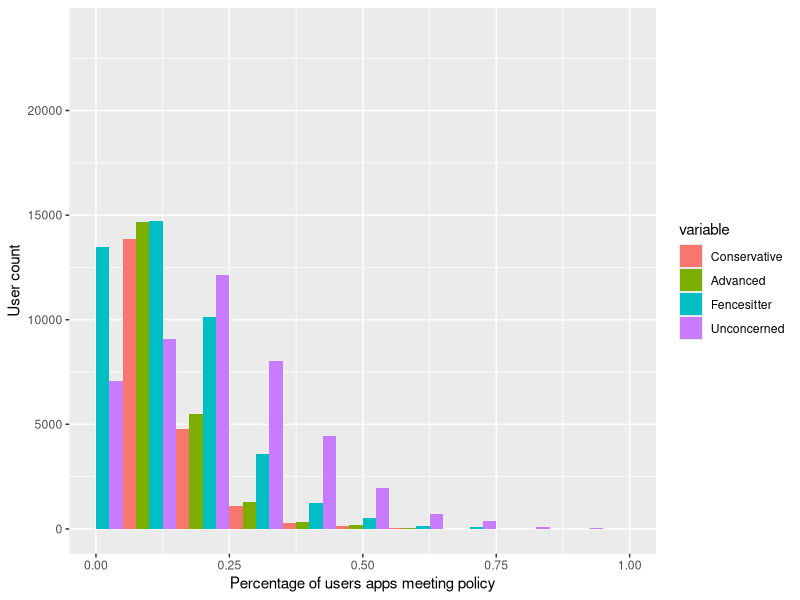
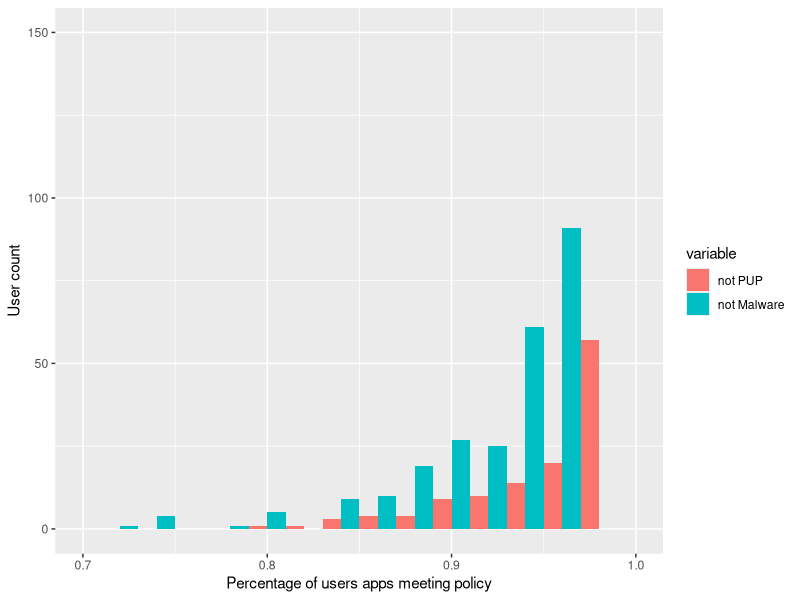

Source code (R) for these figures, in order:
library('ggplot2')
library('reshape2')

advanced     <- read.csv('advanced.csv')
conservative <- read.csv('conservative.csv')
fencesitter  <- read.csv('fencesitter.csv')
malware      <- read.csv('malware.csv')
pus          <- read.csv('pus.csv')
unconcerned  <- read.csv('unconcerned.csv')
pup <- read.csv('pup.csv')

installs <- read.csv('user-installs.csv')

setEPS()
postscript("lin.eps", width=6, height=3)

lin <- merge(merge(merge(conservative, advanced), fencesitter), unconcerned)
lin_ <- merge(lin, installs)
lin__ <- lin_[lin_$installs > 20,]
lin___ <- lin__[,1:5]

d_lin <- melt(lin___, id.vars=c(1))
p_lin <- ggplot(d_lin, aes(x=value, fill=variable)) + geom_histogram(binwidth=0.10, position="dodge") + xlim(0,1.0)
update_labels(p_lin, list(x="Percentage of users apps meeting policy", y="User count", color="Policy"))
dev.off()

setEPS()
postscript("malware.eps", width=6, height=3)
bad <- merge(pup,malware)

bad_ <- merge(bad, installs)
bad__ <- bad_[bad_$installs > 20,]
bad___ <- bad__[,1:3]

colnames(bad___)[2] <- "not PUP"
colnames(bad___)[3] <- "not Malware"
d_bad <- melt(bad___, id.vars=c(1))
p_bad <- ggplot(d_bad, aes(x=value, fill=variable)) + geom_histogram(binwidth=0.02, position="dodge") + ylim(0,150) + xlim(0.7, 0.9999) # + scale_y_sqrt()
update_labels(p_bad, list(x="Percentage of users apps meeting policy", y="User count", color="Policy"))
dev.off()

